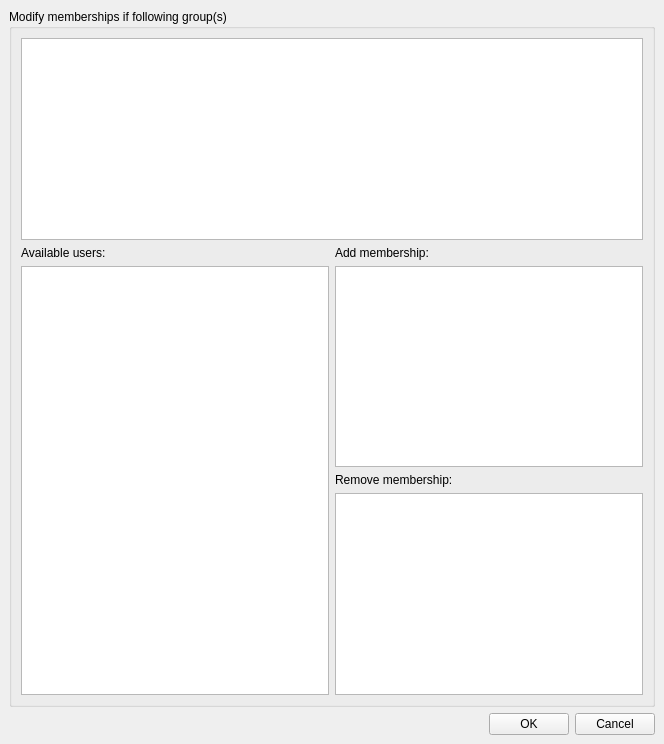
<ui version="4.0" >
 <class>AddRemoveGroupUsersWdg</class>
 <widget class="QWidget" name="AddRemoveGroupUsersWdg" >
  <property name="geometry" >
   <rect>
    <x>0</x>
    <y>0</y>
    <width>664</width>
    <height>744</height>
   </rect>
  </property>
  <property name="windowTitle" >
   <string>Form</string>
  </property>
  <layout class="QGridLayout" >
   <property name="margin" >
    <number>9</number>
   </property>
   <property name="spacing" >
    <number>6</number>
   </property>
   <item row="0" column="0" colspan="3" >
    <widget class="QGroupBox" name="grp_main" >
     <property name="title" >
      <string>Modify memberships if following group(s)</string>
     </property>
     <layout class="QGridLayout" >
      <property name="margin" >
       <number>9</number>
      </property>
      <property name="spacing" >
       <number>6</number>
      </property>
      <item row="4" column="1" >
       <widget class="EnhancedTreeView" name="trv_remove" >
        <property name="sizePolicy" >
         <sizepolicy>
          <hsizetype>13</hsizetype>
          <vsizetype>3</vsizetype>
          <horstretch>0</horstretch>
          <verstretch>0</verstretch>
         </sizepolicy>
        </property>
        <property name="focusPolicy" >
         <enum>Qt::WheelFocus</enum>
        </property>
        <property name="acceptDrops" >
         <bool>true</bool>
        </property>
        <property name="dragEnabled" >
         <bool>true</bool>
        </property>
        <property name="alternatingRowColors" >
         <bool>true</bool>
        </property>
        <property name="selectionMode" >
         <enum>QAbstractItemView::ExtendedSelection</enum>
        </property>
        <property name="rootIsDecorated" >
         <bool>false</bool>
        </property>
        <property name="sortingEnabled" >
         <bool>true</bool>
        </property>
       </widget>
      </item>
      <item row="2" column="1" >
       <widget class="EnhancedTreeView" name="trv_add" >
        <property name="sizePolicy" >
         <sizepolicy>
          <hsizetype>13</hsizetype>
          <vsizetype>3</vsizetype>
          <horstretch>0</horstretch>
          <verstretch>0</verstretch>
         </sizepolicy>
        </property>
        <property name="focusPolicy" >
         <enum>Qt::WheelFocus</enum>
        </property>
        <property name="acceptDrops" >
         <bool>true</bool>
        </property>
        <property name="dragEnabled" >
         <bool>true</bool>
        </property>
        <property name="alternatingRowColors" >
         <bool>true</bool>
        </property>
        <property name="selectionMode" >
         <enum>QAbstractItemView::ExtendedSelection</enum>
        </property>
        <property name="rootIsDecorated" >
         <bool>false</bool>
        </property>
        <property name="sortingEnabled" >
         <bool>true</bool>
        </property>
       </widget>
      </item>
      <item rowspan="3" row="2" column="0" >
       <widget class="EnhancedTreeView" name="trv_available" >
        <property name="sizePolicy" >
         <sizepolicy>
          <hsizetype>13</hsizetype>
          <vsizetype>3</vsizetype>
          <horstretch>0</horstretch>
          <verstretch>0</verstretch>
         </sizepolicy>
        </property>
        <property name="focusPolicy" >
         <enum>Qt::WheelFocus</enum>
        </property>
        <property name="acceptDrops" >
         <bool>true</bool>
        </property>
        <property name="dragEnabled" >
         <bool>true</bool>
        </property>
        <property name="alternatingRowColors" >
         <bool>true</bool>
        </property>
        <property name="selectionMode" >
         <enum>QAbstractItemView::ExtendedSelection</enum>
        </property>
        <property name="rootIsDecorated" >
         <bool>false</bool>
        </property>
        <property name="sortingEnabled" >
         <bool>true</bool>
        </property>
       </widget>
      </item>
      <item row="1" column="1" >
       <widget class="QLabel" name="label_3" >
        <property name="text" >
         <string>Add membership:</string>
        </property>
       </widget>
      </item>
      <item row="1" column="0" >
       <widget class="QLabel" name="label" >
        <property name="text" >
         <string>Available users:</string>
        </property>
       </widget>
      </item>
      <item row="3" column="1" >
       <widget class="QLabel" name="label_2" >
        <property name="text" >
         <string>Remove membership:</string>
        </property>
       </widget>
      </item>
      <item row="0" column="0" colspan="2" >
       <widget class="EnhancedTreeView" name="trv_groups" >
        <property name="sizePolicy" >
         <sizepolicy>
          <hsizetype>13</hsizetype>
          <vsizetype>3</vsizetype>
          <horstretch>0</horstretch>
          <verstretch>0</verstretch>
         </sizepolicy>
        </property>
        <property name="focusPolicy" >
         <enum>Qt::NoFocus</enum>
        </property>
        <property name="alternatingRowColors" >
         <bool>true</bool>
        </property>
        <property name="selectionMode" >
         <enum>QAbstractItemView::NoSelection</enum>
        </property>
        <property name="rootIsDecorated" >
         <bool>false</bool>
        </property>
        <property name="sortingEnabled" >
         <bool>true</bool>
        </property>
       </widget>
      </item>
     </layout>
    </widget>
   </item>
   <item row="1" column="0" >
    <spacer>
     <property name="orientation" >
      <enum>Qt::Horizontal</enum>
     </property>
     <property name="sizeHint" >
      <size>
       <width>361</width>
       <height>20</height>
      </size>
     </property>
    </spacer>
   </item>
   <item row="1" column="1" >
    <widget class="QPushButton" name="btn_ok" >
     <property name="text" >
      <string>OK</string>
     </property>
    </widget>
   </item>
   <item row="1" column="2" >
    <widget class="QPushButton" name="btn_cancel" >
     <property name="text" >
      <string>Cancel</string>
     </property>
    </widget>
   </item>
  </layout>
 </widget>
 <customwidgets>
  <customwidget>
   <class>EnhancedTreeView</class>
   <extends>QTreeView</extends>
   <header>pyqtui4.enhancedtreeview.h</header>
  </customwidget>
 </customwidgets>
 <tabstops>
  <tabstop>trv_available</tabstop>
  <tabstop>trv_add</tabstop>
  <tabstop>trv_remove</tabstop>
  <tabstop>btn_ok</tabstop>
  <tabstop>btn_cancel</tabstop>
 </tabstops>
 <resources/>
 <connections/>
</ui>
